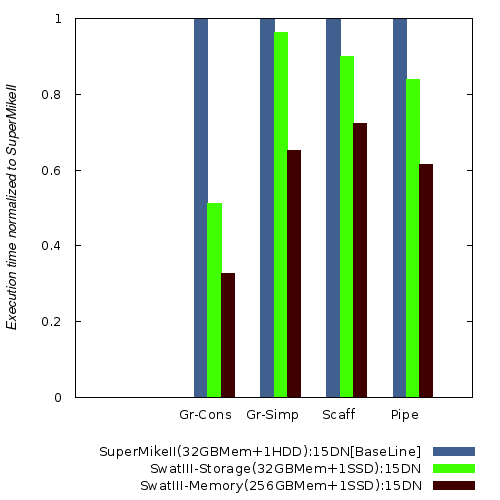

Write the gnuplot code that produced this figure.
set terminal png size 500,500 enhanced font 'Verdana,10'
set output 'CompareSuperMikeNSwat.png'
set key below
set ylabel '{/Helvetica-Oblique Execution time normalized to SuperMikeII}'
set yrange [0:1]
set style fill solid
set style data histograms
plot "CompareSuperMikeNSwat.dat" using 2:xtic(1) lt rgb "#406090" title 'SuperMikeII(32GBMem+1HDD):15DN[BaseLine]',\
     "" using 3 lt rgb "#40FF00" title 'SwatIII-Storage(32GBMem+1SSD):15DN',\
     "" using 4 lt rgb "#400000" title 'SwatIII-Memory(256GBMem+1SSD):15DN'

